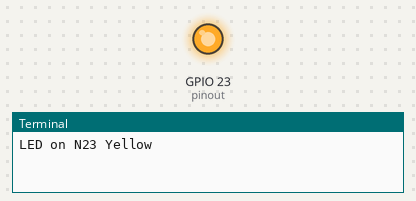
A program run on a simulated Raspberry Pi (BCM pin numbers). Shown: output pins drawn as LEDs (lit = HIGH), the last lines printed to the terminal. At 3.0 s the program stops and its outputs stay as they are.

Above: at 0.1 s.
At 2.1 s:
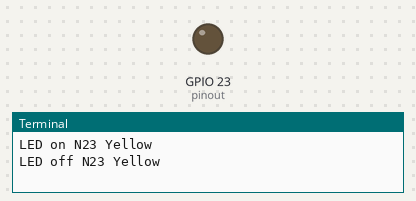
Timing chart, 0 to 3.6 s (numbered marks = the images above):
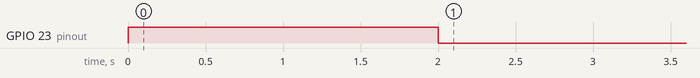

Measured:
- by itself, GPIO 23 (pinout): LOW → HIGH at 0.00 s, → LOW 2.0 s later

The program:

led.py
```python
import RPi.GPIO as GPIO
import time

GPIO.setmode(GPIO.BCM)
GPIO.setwarnings(False)

pinout = 23
color = "Yellow"

GPIO.setup(pinout,GPIO.OUT)
print ("LED on N" + str(pinout) + " " + color)
GPIO.output(pinout,GPIO.HIGH)
time.sleep(2)
print ("LED off N" + str(pinout) + " " + color)
GPIO.output(pinout,GPIO.LOW)
time.sleep(1)
```
